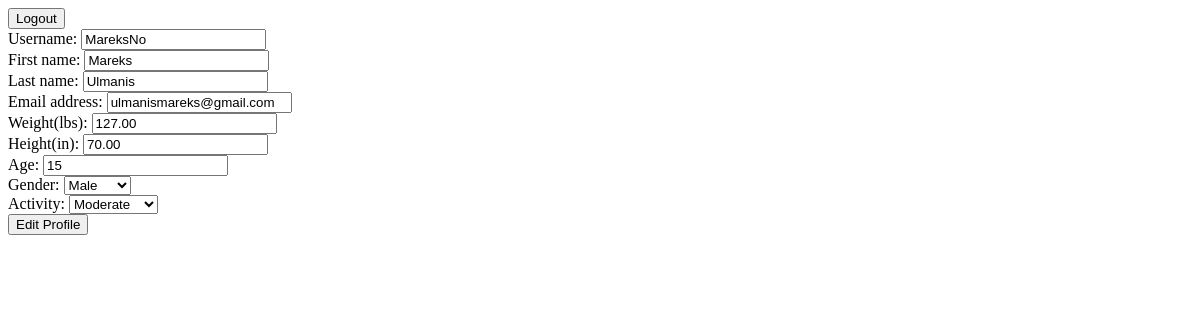
The page /users/edit_user/ (signed in) on the database as committed earlier.
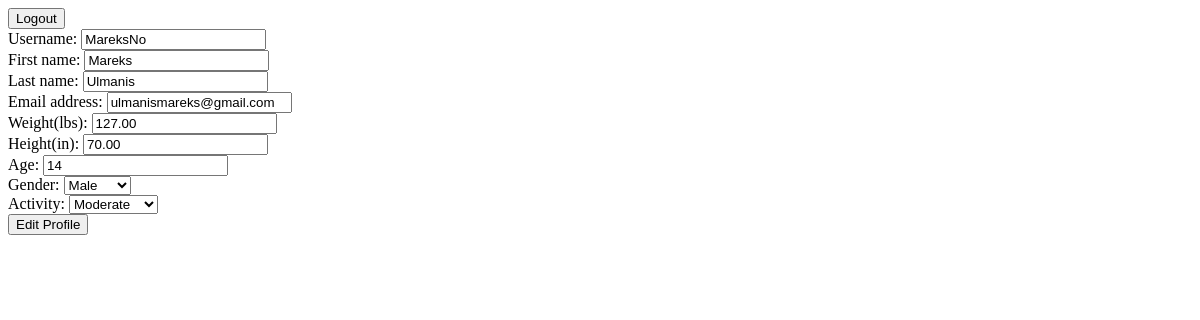
The same page on the database as committed later.
### users/models.py (models this page shows, shortened)
class Profile(models.Model):
    MALE = 'm'
    FEMALE = 'f'
    BMR = 'BMR'
    SEDENTARY = 'Sedentary'
    LIGHT = 'Light'
    MODERATE = 'Moderate'
    VERY_ACTIVE = 'Very Active'
    GENDER_CHOICES = [
        (MALE, 'Male'),
        (FEMALE, 'Female')
    ]
    ACTIVITY_CHOICES = [
        (BMR, 'BMR'),
        (SEDENTARY, 'Sedentary'),
        (LIGHT, 'Light'),
        (MODERATE, 'Moderate'),
        (VERY_ACTIVE, 'Very Active')
    ]
    user = models.OneToOneField(to=settings.AUTH_USER_MODEL, on_delete=models.CASCADE)
    weight = models.DecimalField(verbose_name='Weight(lbs)', decimal_places=2, max_digits=6, default=154.32)
    height = models.DecimalField(verbose_name='Height(in)', decimal_places=2, max_digits=6, default=70.0)
    gender = models.CharField(choices=GENDER_CHOICES, max_length=1)
    age = models.IntegerField(verbose_name='Age', default=18)
    activity = models.CharField(choices=ACTIVITY_CHOICES, max_length=11, default=BMR)

### users/views.py (the view, shortened to what this page needs)
# urls.py: path('edit_user/', views.EditProfileView.as_view(), name='edit-user'),
class EditProfileView(LoginRequiredMixin, View):
    def get(self, request):
        user_instance = get_object_or_404(klass=User, pk=request.user.id)
        profile_instance = get_object_or_404(klass=users_models.Profile, user=request.user)
        form_user = forms.UserForm(instance=user_instance)
        form_profile = forms.ProfileForm(instance=profile_instance)
        return render(request=request, template_name='users/user_form.html', context={
            'form_user': form_user,
            'form_profile': form_profile,
            'action': 'Edit Profile'
        })

### users/forms.py
class UserForm(forms.ModelForm):
    class Meta:
        model = User
        fields = ['username', 'first_name', 'last_name', 'email']

class ProfileForm(forms.ModelForm):
    class Meta:
        model = user_models.Profile
        fields = ['weight', 'height', 'age', 'gender', 'activity']

### users/templates/users/user_form.html (shortened to what this page needs)
{% extends 'users/base.html' %}
{% block body %}
        <form action="" method="post"> {% csrf_token %}
            {% for field in form_user %}
                <div>
                    {{ field.label }}: {{ field }}
                </div>
            {% endfor %}
            {% for field in form_profile %}
                <div>
                    {{ field.label }}: {{ field }}
                </div>
            {% endfor %}
        <input type="submit" value="{{ action }}">
        </form>
{% endblock %}

Rows that differ between the two databases and show on the page:
changed Profile "Male": age "15" → "14"
